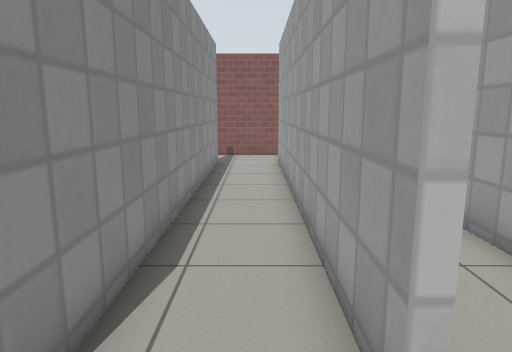
[1] (above)

20 first-person views from a walk through a robot-simulator world made for Gazebo. The camera is 1.1 m above the floor, tilts 10° down and sees 70° across. The floor is counted in squares, 0.5 m on a side. Each view is taken from the middle of a square. On the plan, view 1 faces up. The plan holds only what a view shows up to about 20 squares ahead; the rest is blank. Robots are left out. Gazebo's built-in surfaces are drawn with simple patterns.

[2]
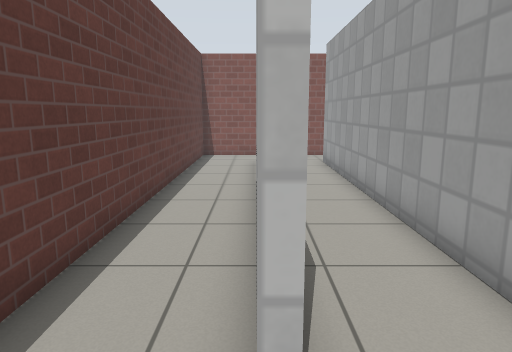

[3]
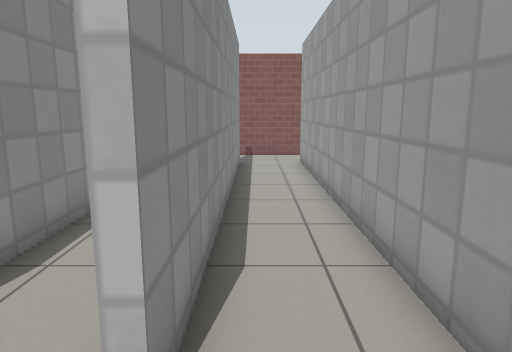

[4]
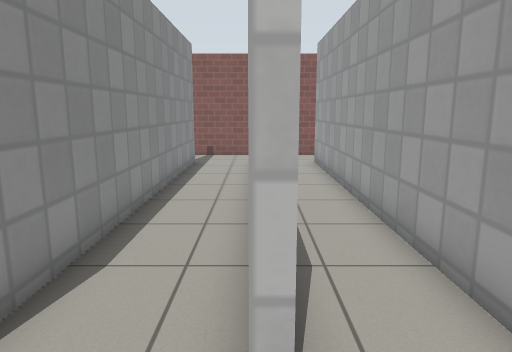

[5]
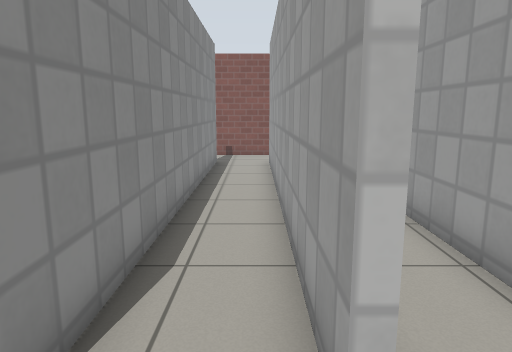

[6]
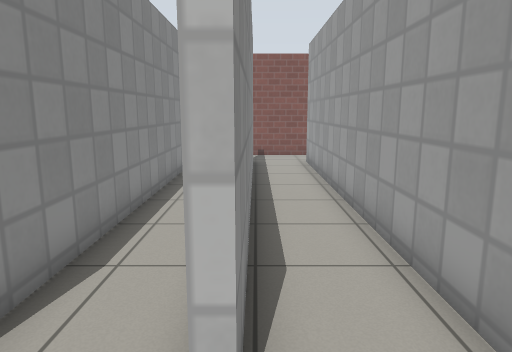

[7]
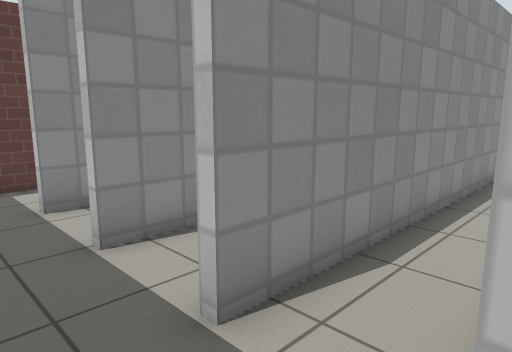

[8]
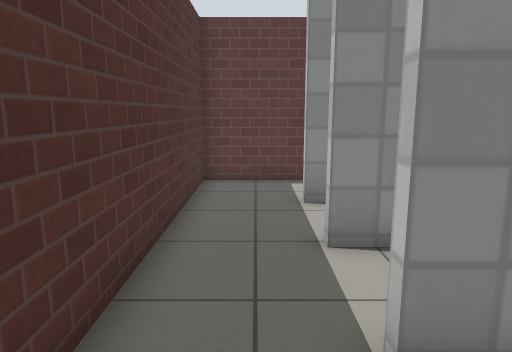

[9]
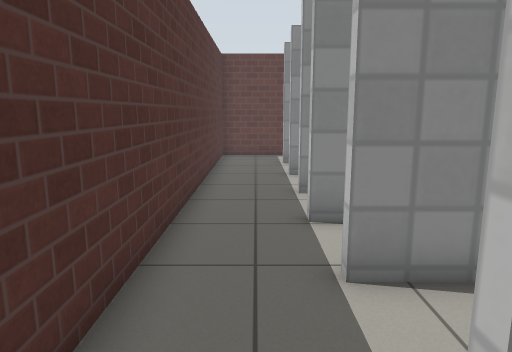

[10]
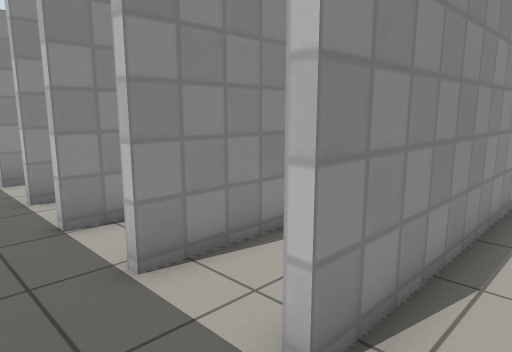

[11]
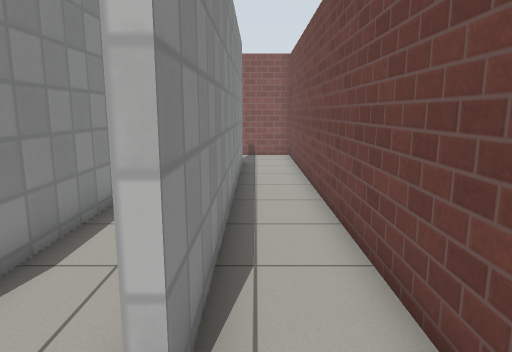

[12]
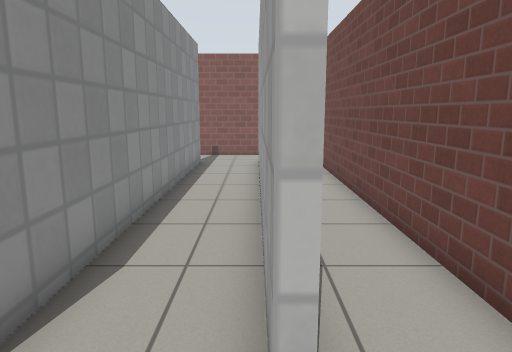

[13]
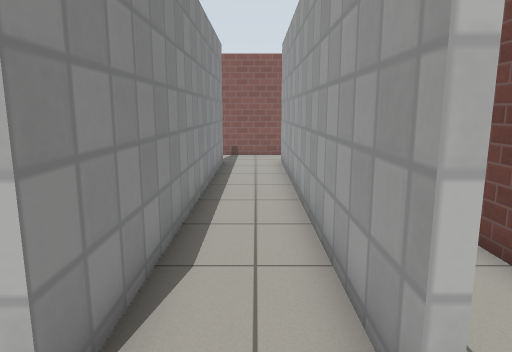

[14]
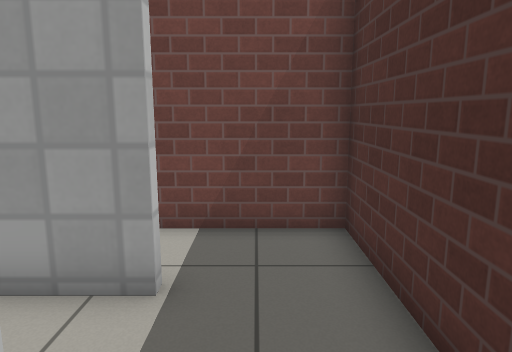

[15]
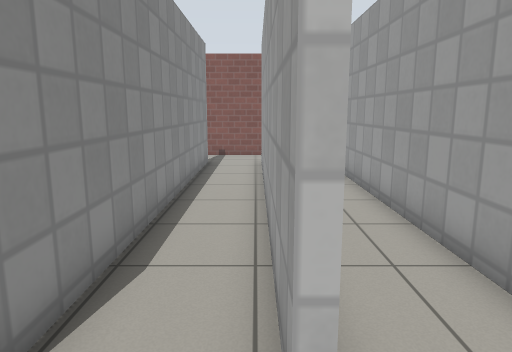

[16]
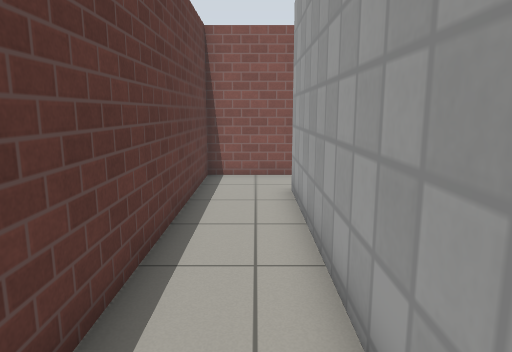

[17]
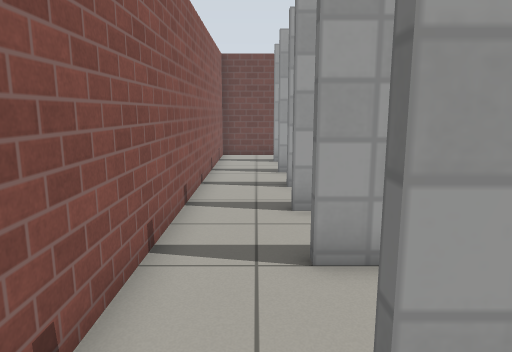

[18]
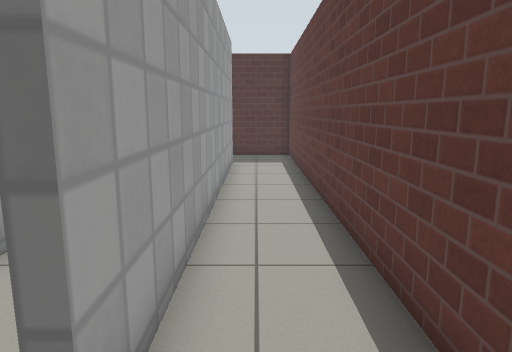

[19]
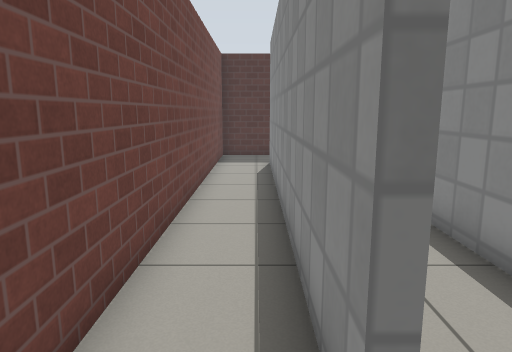

[20]
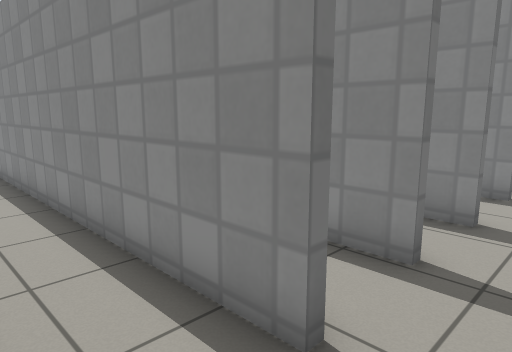

### Floor plan
Ten units are one square. View 1 is at (0, 0); x grows to the right and y downward. Boxes are objects, and circles mark ways between rooms. Rooms are numbered by the first view taken in them; rooms with no view inside come last. Other rooms are left out.
<svg viewBox="-52 -192 204 204">
<path fill="none" stroke="#000" d="M10 -22 10 -162M-17 -162 -17 -21M-25 7 5 7M5 -187 -25 -187M40 -25 40 -162M10 -162 13 -162 13 -22 10 -22M5 7 35 7M35 -187 5 -187M66 -22 66 -162M40 -162 43 -162 43 -22 39 -22M35 7 65 7M65 -187 35 -187M92 -22 92 -162M66 -162 69 -162 69 -22 66 -22M85 -187 65 -187M65 7 85 7M121 -162 124 -162 124 -22 121 -22M115 7 147 7 147 -187 115 -187M121 -22 121 -162M92 -162 95 -162 95 -22 92 -22M115 -187 85 -187M85 7 115 7M-20 -21 -20 -162M-25 -187 -47 -187 -47 7 -25 7"/>
<circle cx="10" cy="-10" r="3" fill="#2a7"/>
<circle cx="10" cy="-175" r="3" fill="#2a7"/>
<circle cx="-20" cy="-10" r="3" fill="#2a7"/>
<circle cx="-20" cy="-175" r="3" fill="#2a7"/>
<circle cx="40" cy="-10" r="3" fill="#2a7"/>
<circle cx="40" cy="-175" r="3" fill="#2a7"/>
<circle cx="70" cy="-10" r="3" fill="#2a7"/>
<circle cx="70" cy="-175" r="3" fill="#2a7"/>
<circle cx="95" cy="-10" r="3" fill="#2a7"/>
<circle cx="95" cy="-175" r="3" fill="#2a7"/>
<circle cx="120" cy="-10" r="3" fill="#2a7"/>
<circle cx="120" cy="-175" r="3" fill="#2a7"/>
<text x="-10" y="-90">1</text>
<text x="20" y="-90">2</text>
<text x="50" y="-90">3</text>
<text x="80" y="-90">4</text>
<text x="130" y="-90">5</text>
<text x="110" y="-90">6</text>
<text x="-40" y="-90">7</text>
</svg>
Room 1 opens to room 2. Room 1 opens to room 7. Room 2 opens to room 3. Room 3 opens to room 4. Room 4 opens to room 6. Room 5 opens to room 6.

Where each view was taken, in squares from view 1:
view 1: 0 up, 0 right, facing up
view 2: 0 up, 2 left, facing up
view 3: 0 up, 2 right, facing up
view 4: 0 up, 4 right, facing up
view 5: 0 up, 6 right, facing up
view 6: 0 up, 7 right, facing up
view 7: 0 up, 7 right, facing up-left
view 8: 1 up, 7 right, facing left
view 9: 1 up, 14 right, facing left
view 10: 0 up, 14 right, facing up-left
view 11: 0 up, 13 right, facing up
view 12: 0 up, 12 right, facing up
view 13: 0 up, 11 right, facing up
view 14: 1 up, 8 right, facing right
view 15: 0 up, 9 right, facing up
view 16: 6 up, 3 left, facing up
view 17: 17 up, 4 left, facing right
view 18: 18 up, 3 left, facing down
view 19: 18 up, 13 right, facing down
view 20: 18 up, 12 right, facing down-left
